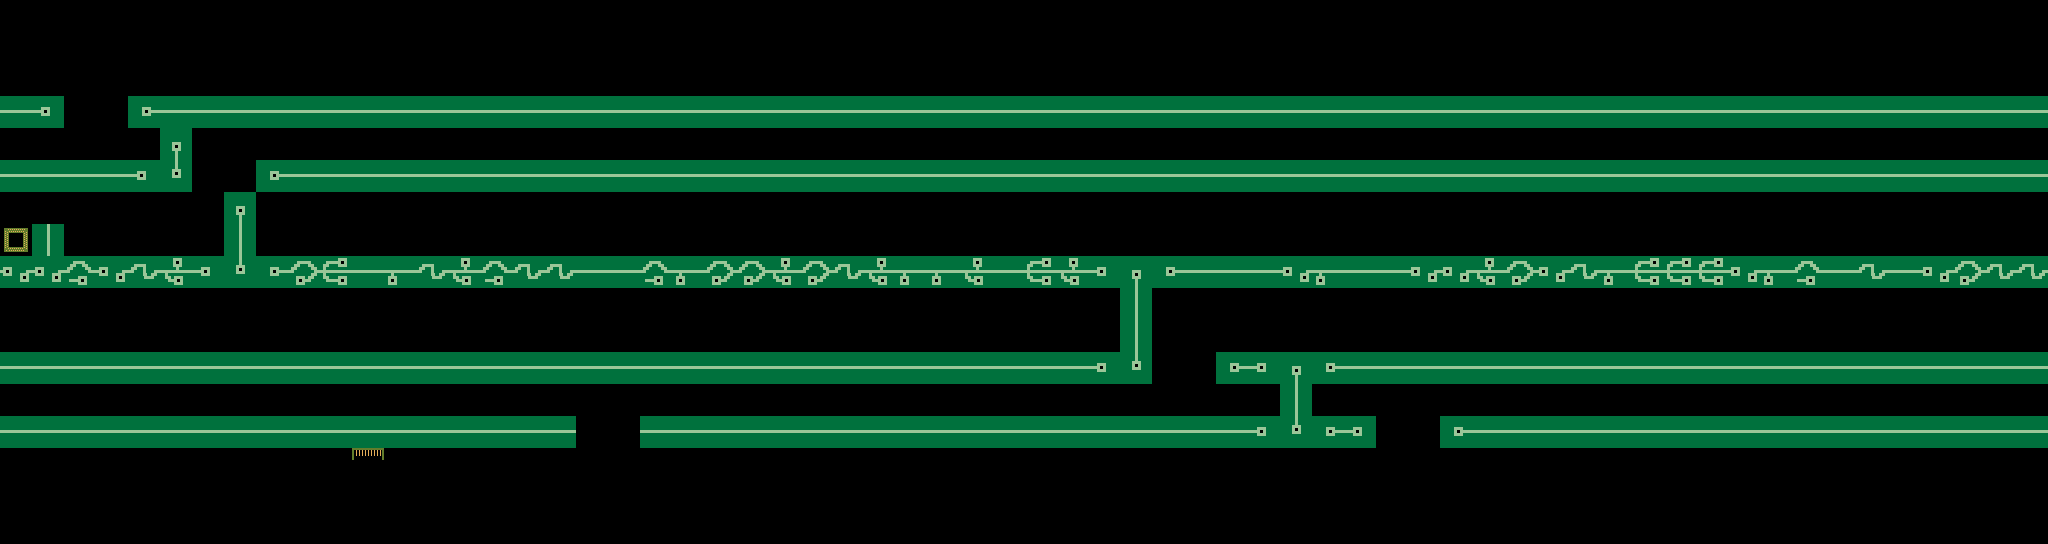

Rendered tile map (Tiled .tmx) drawn with the repository's tilesets; below, a short description and the map source with its tile grids summarised:
An orthogonal 64x17 tile map with 32x32 px tiles, 5 tile layers (floor, playerspawn, exit, key, ...), 2 tilesets.

<map version="1.0" orientation="orthogonal" width="64" height="17" tilewidth="32" tileheight="32">
 <tileset firstgid="1" name="map" tilewidth="32" tileheight="32">
  <image source="../tilesets/tileset.png" width="160" height="160" />
 </tileset>
 <tileset firstgid="26" name="numbers" tilewidth="32" tileheight="32">
  <image source="../fontsets/numbers.png" width="320" height="32" />
 </tileset>
 <layer name="floor" width="64" height="17">
  <properties>
   <property name="solid" value="true" />
  </properties>
  <data>[1088 cells, 316 non-empty, 13 distinct tile ids]</data>
 </layer>
 <layer name="playerspawn" width="64" height="17">
  <data>[1088 cells, 1 non-empty, 1 distinct tile ids]</data>
 </layer>
 <layer name="exit" width="64" height="17">
  <data>[1088 cells, 1 non-empty, 1 distinct tile ids]</data>
 </layer>
 <layer name="key" width="64" height="17">
  <data>[1088 cells, 1 non-empty, 1 distinct tile ids]</data>
 </layer>
 <layer name="levelnumber" width="64" height="17">
  <data>[1088 cells, 5 non-empty, 2 distinct tile ids]</data>
 </layer>
</map>
